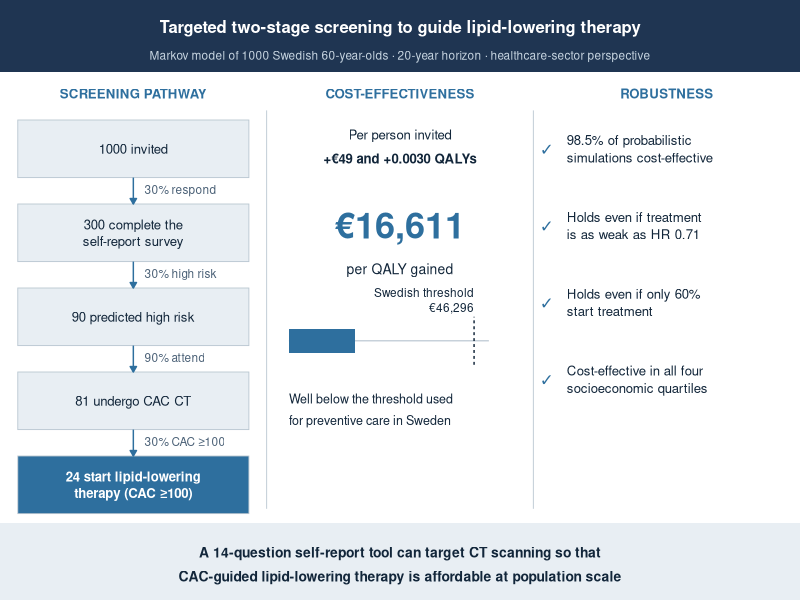

Here is the R script that generated this plot:
# Graphical abstract for EHJ-QCCO
# Canvas is drawn in millimetres (180 x 125 mm = 18.0 x 12.5 cm, landscape).
# Text sizes are set in points and converted to the mm units ggplot uses for
# geom_text, so the 10-12 pt requirement is met exactly (nothing below 8 pt).

library(ggplot2)

PT <- 1 / 2.845          # points -> mm for geom_text size
FAM <- "Helvetica"       # sans serif; Arial/Helvetica both acceptable

EUR <- "€"          # escaped so rendering does not depend on locale
GE  <- "≥"
TICK <- "✓"

INK    <- "#12263A"      # headline / body text
NAVY   <- "#1F3552"      # title band
ACCENT <- "#2E6F9E"      # funnel + bar
LIGHT  <- "#E8EEF3"      # panel fills
RULE   <- "#B9C6D1"

txt <- function(x, y, label, pt = 9, face = "plain", col = INK, hjust = 0.5, ...) {
  annotate("text", x = x, y = y, label = label, size = pt * PT, family = FAM,
           fontface = face, colour = col, hjust = hjust, lineheight = 1.05, ...)
}
box <- function(xmin, xmax, ymin, ymax, fill = LIGHT, col = NA, r = NULL) {
  annotate("rect", xmin = xmin, xmax = xmax, ymin = ymin, ymax = ymax,
           fill = fill, colour = col, linewidth = 0.3)
}

# ---- screening funnel (per 1000 invited) ----------------------------------
funnel <- data.frame(
  label = c("1000 invited",
            "300 complete the\nself-report survey",
            "90 predicted high risk",
            paste0("81 undergo CAC CT"),
            paste0("24 start lipid-lowering\ntherapy (CAC ", GE, "100)")),
  ytop  = c(100, 82.5, 65, 47.5, 30)
)
funnel$ybot <- funnel$ytop - 12
funnel$ymid <- (funnel$ytop + funnel$ybot) / 2
funnel$fill <- c(LIGHT, LIGHT, LIGHT, LIGHT, ACCENT)
funnel$col  <- c(INK, INK, INK, INK, "white")
step_lab <- c("30% respond", "30% high risk", "90% attend",
              paste0("30% CAC ", GE, "100"))

p <- ggplot() +
  # ---------------- title band ----------------
  box(0, 180, 110, 125, fill = NAVY) +
  txt(90, 119.5, "Targeted two-stage screening to guide lipid-lowering therapy",
      pt = 12, face = "bold", col = "white") +
  txt(90, 113.5,
      paste0("Markov model of 1000 Swedish 60-year-olds · 20-year horizon · ",
             "healthcare-sector perspective"),
      pt = 8.5, col = "#C6D4E0") +

  # ---------------- column headings ----------------
  txt(30,  105.5, "SCREENING PATHWAY",  pt = 9.5, face = "bold", col = ACCENT) +
  txt(90,  105.5, "COST-EFFECTIVENESS", pt = 9.5, face = "bold", col = ACCENT) +
  txt(150, 105.5, "ROBUSTNESS",         pt = 9.5, face = "bold", col = ACCENT) +
  annotate("segment", x = c(60, 120), xend = c(60, 120), y = 19, yend = 102,
           colour = RULE, linewidth = 0.3) +

  # ---------------- left: funnel ----------------
  annotate("rect", xmin = 4, xmax = 56, ymin = funnel$ybot, ymax = funnel$ytop,
           fill = funnel$fill, colour = RULE, linewidth = 0.3) +
  annotate("text", x = 30, y = funnel$ymid, label = funnel$label,
           size = 9.5 * PT, family = FAM, colour = funnel$col,
           fontface = c("plain", "plain", "plain", "plain", "bold"),
           lineheight = 1.05) +
  annotate("segment", x = 30, xend = 30,
           y = funnel$ytop[-5] - 12, yend = funnel$ytop[-1],
           arrow = arrow(length = unit(1.6, "mm"), type = "closed"),
           colour = ACCENT, linewidth = 0.5) +
  annotate("text", x = 32.5, y = funnel$ytop[-1] + 3, label = step_lab,
           size = 8.5 * PT, family = FAM, colour = "#4A6076", hjust = 0) +

  # ---------------- middle: headline result ----------------
  txt(90, 97, "Per person invited", pt = 9.5) +
  txt(90, 92, paste0("+", EUR, "49 and +0.0030 QALYs"), pt = 9.5, face = "bold") +
  txt(90, 78, paste0(EUR, "16,611"), pt = 26, face = "bold", col = ACCENT) +
  txt(90, 69, "per QALY gained", pt = 10) +
  # bar: 0 to 50,000 mapped to x = 66..114
  annotate("segment", x = 65, xend = 110, y = 54, yend = 54,
           colour = RULE, linewidth = 0.4) +
  annotate("rect", xmin = 65, xmax = 65 + 45 * 16611 / 50000,
           ymin = 51.5, ymax = 56.5, fill = ACCENT) +
  annotate("segment", x = 65 + 45 * 46296 / 50000, xend = 65 + 45 * 46296 / 50000,
           y = 49, yend = 59, colour = INK, linewidth = 0.5, linetype = "22") +
  txt(65 + 45 * 46296 / 50000, 62.5,
      paste0("Swedish threshold\n", EUR, "46,296"), pt = 8.5, hjust = 1) +
  txt(65, 42, "Well below the threshold used", pt = 9, hjust = 0) +
  txt(65, 37.5, "for preventive care in Sweden", pt = 9, hjust = 0) +

  # ---------------- right: robustness ----------------
  annotate("text", x = 123, y = c(94, 78, 62, 46), label = TICK,
           size = 12 * PT, family = FAM, colour = ACCENT, fontface = "bold") +
  annotate("text", x = 127.5,  y = c(94, 78, 62, 46), hjust = 0,
           size = 9.5 * PT, family = FAM, colour = INK, lineheight = 1.1,
           label = c("98.5% of probabilistic\nsimulations cost-effective",
                     "Holds even if treatment\nis as weak as HR 0.71",
                     "Holds even if only 60%\nstart treatment",
                     "Cost-effective in all four\nsocioeconomic quartiles")) +

  # ---------------- take-home banner ----------------
  box(0, 180, 0, 16, fill = LIGHT) +
  txt(90, 10,
      "A 14-question self-report tool can target CT scanning so that",
      pt = 10, face = "bold") +
  txt(90, 5,
      "CAC-guided lipid-lowering therapy is affordable at population scale",
      pt = 10, face = "bold") +

  coord_cartesian(xlim = c(0, 180), ylim = c(0, 125), expand = FALSE) +
  theme_void()

save_graphical_abstract <- function(path = "outputs/figures/graphical_abstract.png",
                                    dpi = 600) {
  dir.create(dirname(path), showWarnings = FALSE, recursive = TRUE)
  dev <- if (requireNamespace("ragg", quietly = TRUE)) ragg::agg_png else NULL
  ggsave(path, p, width = 18.0, height = 12.5, units = "cm",
         dpi = dpi, bg = "white", device = dev)
  message("Saved: ", path, " (18.0 x 12.5 cm, ", dpi, " dpi)")
  invisible(path)
}
